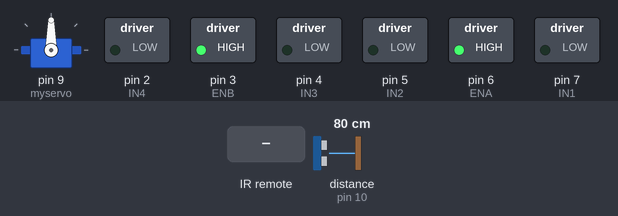
Bench run of a sketch on a simulated Arduino Uno, built with avr-gcc and run on an emulated ATmega328P. Parts: servo, switched loads named in the sketch (green lamp = pin HIGH). Inputs (shaded band) come from the test bench; at power-on: distance to the obstacle (sensor on pin 10) 80 cm. The echo pulse lasts 58.3 µs per cm; pins used as bus, display or sensor lines are not drawn.

Above: at 1.2 s.
1.3 s: infrared code 0xFF6897 received
At 2.3 s:
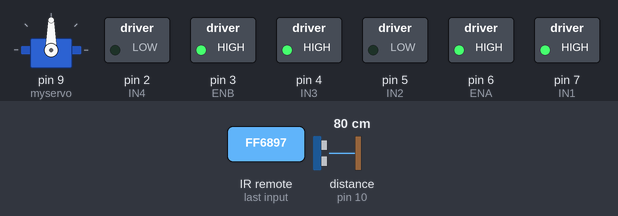
3.3 s: distance to the obstacle (sensor on pin 10) set to 40 cm
4.8 s: distance to the obstacle (sensor on pin 10) set to 31 cm
At 5.2 s:
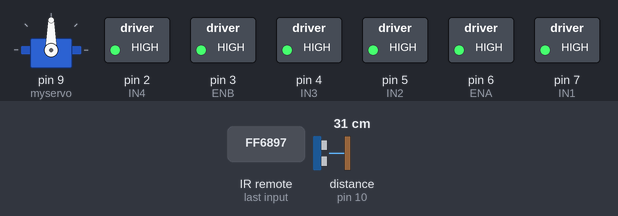
10.8 s: distance to the obstacle (sensor on pin 10) set to 250 cm
At 11.68 s:
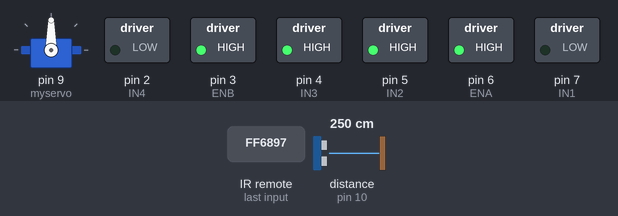
Timing chart, 0 to 13.8 s (numbered marks = the images above; inputs shaded):
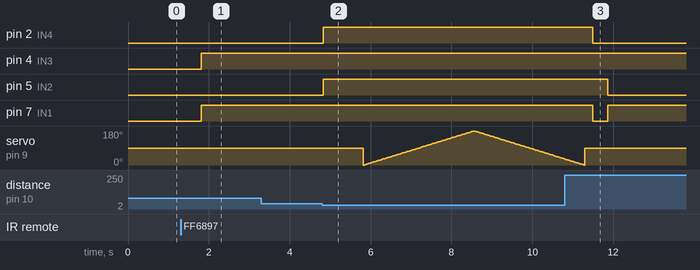

The sketch:

Code.ino
```cpp
/********************
 LIBRERIAS
 ********************/

//Inclusión de librerías necesarias
#include <Servo.h>
#include "IRremote.h"


/****************************
 VARIABLES
 ****************************/

//Definición de variables para el control de los motores
#define ENA 6
#define ENB 3
#define IN1 7
#define IN2 5
#define IN3 4
#define IN4 2

//Definición de variables para el control del sensor Ultrasónico
long  cm, duration;
#define ECO 10
#define TRIG 8
#define receiver 11

//Definición de variables para el control del servo
Servo myservo;
int angulo = 90, Boton;

/*-----( Declare objects )-----*/
IRrecv irrecv(receiver);           // create instance of 'irrecv'
decode_results results;            // create instance of 'decode_results'

void setup()
{
//Inicialización de todos los parámetros del sistema (esto solo se ejecuta una vez al inicio)

     //Defino dónde está conectado el servo
     myservo.attach(9);

     //Definición conexiones para el de los control motores
     pinMode(ENA, OUTPUT);
     pinMode(ENB, OUTPUT);
     pinMode(IN1, OUTPUT);
     pinMode(IN2, OUTPUT);
     pinMode(IN3, OUTPUT);
     pinMode(IN4, OUTPUT);

     // Enable Motor A, Motor B: Constant Speed
     digitalWrite(ENA, HIGH);
     digitalWrite(ENB, HIGH);


     // Serial communication
     Serial.begin(9600);

     // Start the receiver
     irrecv.enableIRIn();
}

void loop()
{
//Rutina que se ejecuta en bucle contínuamente

  //¿Manual o automático?
  while(Boton != 5 && Boton != 6) //El programa se quedará dentro de este bucle while hasta que se defina un modo, consultará cada 100ms si se ha presionado un botón
  {
     delay(100);
     if (irrecv.decode(&results))
      {
            translateIR();
            irrecv.resume();
      }
  }

  //Si hemos presionado automático, el sistema empieza a funcionar de forma autónoma
  if(Boton == 5)
  {
	 //Definición de variables para el funcionamiento de esta rutina
         cm = Distancia();

	 //¿Estoy más cerca de 35 cm?**
         if(cm <= 35) //SÍ, pues compruebo los sensores para decidir hacia dónde giro
         {
         long verif_dist_derecha, verif_dist_izquierda;    //Defino unas variables para guardar las distancias de los objetos a izq. y dcha.
             MotorAB_Brake(1000);                          //Paro el coche
             for (angulo = 0; angulo <= 180; angulo++) {   //Muevo el servo para enfocar el sensor a la izq.
                   myservo.write(angulo);
                   delay(15);
             }
             verif_dist_izquierda = Distancia();	   //Leo distancia y lo guardo en la variable izq.
             for (angulo = 180; angulo >= 0; angulo--) {   //Muevo el servo para enfocar el sensor a la dcha.
                  myservo.write(angulo);
                  delay(15);
             }
             verif_dist_derecha = Distancia();		   //Leo distancia y lo guardo en la variable dcha.
             myservo.write(90);                            //Recoloco sensor mirando al frente
             delay(200);

             //¿Dónde tengo más espacio?
             if(verif_dist_derecha > verif_dist_izquierda) //Como tengo más espacio a la derecha, giro el coche hacia la derecha
             {
                   digitalWrite(IN1, LOW); // Girar derecha
                   digitalWrite(IN2, HIGH);
                   digitalWrite(IN3, HIGH);
                   digitalWrite(IN4, LOW);
                   delay(250);
             }
             else                                          //Como tengo más espacio a la izquierda, giro el coche hacia la izquierda
             {
                   digitalWrite(IN1, HIGH); // Girar izquierda
                   digitalWrite(IN2, LOW);
                   digitalWrite(IN3, LOW);
                   digitalWrite(IN4, HIGH);
                   delay(250);
             }
         }
         else                                              //** Como la distancia es mayor a 35 cm puedo continuar adelante
         {
            digitalWrite(IN1, HIGH);  // Adelante
            digitalWrite(IN2, LOW);
            digitalWrite(IN3, HIGH);
            digitalWrite(IN4, LOW);
         }
         delay(100);
  }

  //Si hemos presionado modo manual, iremos leyendo las instrucciones enviadas por el mando IR para ver qué tenemos que hacer
  else if(Boton == 6)
  {
      //Mientras no apriete el botón de pausa, el sistema funcionará en modo manual
      while(Boton != 7)
      {
	    //Leo el valor enviado por el mando cada 50 ms
            if (irrecv.decode(&results))
            {
                  translateIR();
                  irrecv.resume();
                  delay(50);
            }

               // Según el botón presionado realizaré una acción
               switch(Boton)
               {
                    case 1:
                        digitalWrite(IN1, HIGH);  // Adelante
                        digitalWrite(IN2, LOW);
                        digitalWrite(IN3, HIGH);
                        digitalWrite(IN4, LOW);
                    break;
                    case 2:
                        digitalWrite(IN1, HIGH); // Girar izquierda
                         digitalWrite(IN2, LOW);
                         digitalWrite(IN3, LOW);
                         digitalWrite(IN4, HIGH);
                    break;
                    case 3:
                        digitalWrite(IN1, LOW); // Girar derecha
                         digitalWrite(IN2, HIGH);
                         digitalWrite(IN3, HIGH);
                         digitalWrite(IN4, LOW);
                    break;
                    case 4:
                        digitalWrite(IN1, HIGH);  // Adelante
                        digitalWrite(IN2, HIGH);
                        digitalWrite(IN3, HIGH);
                        digitalWrite(IN4, HIGH);
                    break;
                    default:
                        digitalWrite(IN1, HIGH);  // Adelante
                        digitalWrite(IN2, HIGH);
                        digitalWrite(IN3, HIGH);
                        digitalWrite(IN4, HIGH);
               }
      }
  }
}

long Distancia()
{
//Esta rutina, cuando es llamada, devuelve la distancia en función del tiempo en que tardan en rebotar las ondas
     pinMode(TRIG, OUTPUT);
     digitalWrite(TRIG, LOW);
     delayMicroseconds(2);
     digitalWrite(TRIG, HIGH);
     delayMicroseconds(5);
     digitalWrite(TRIG, LOW);
     pinMode(ECO, INPUT);
     duration = pulseIn(ECO, HIGH);
     return duration / 29 / 2;
}

void MotorAB_Brake(int milliseconds)
{
//Esta rutina para el coche un tiempo determinado, según se indique cuando ésta es llamada
     digitalWrite(IN1, HIGH);
     digitalWrite(IN2, HIGH);
     digitalWrite(IN3, HIGH);
     digitalWrite(IN4, HIGH);
     if(milliseconds > 0)
     delay(milliseconds);
}

void translateIR() // takes action based on IR code received

// describing KEYES Remote IR codes

{

  switch(results.value)

  {
  //Definición de los códigos IR
  case 0xFF629D: Boton = 1; break; // ADELANTE
  case 0xFF22DD: Boton = 2; break; // IZQ
  case 0xFFC23D: Boton = 3; break; // DER
  case 0xFFA857: Boton = 4; break; // ABAJO
  case 0xFF6897: Boton = 5; break; // MODO 1
  case 0xFF9867: Boton = 6; break; // MODO 2
  case 0xFF52AD: Boton = 7; break; // # PAUSA;

  default:
    Serial.println(" other button   ");

  }// End Case

  delay(500); // Do not get immediate repeat


} //END translateIR
```

Measured:
- the behaviour switches between 36 and 35 cm on distance to the obstacle (sensor on pin 10) (found by bisection; images 1 and 2)
- after the input at 1.3 s, pin 4 (IN3), pin 7 (IN1): LOW → HIGH after 0.51 s
- after the input at 3.3 s, every drawn part: stays the same
- after the input at 4.8 s, pin 2 (IN4), pin 5 (IN2): LOW → HIGH at once
- after the input at 10.8 s, pin 2 (IN4): HIGH → LOW after 0.70 s; pin 4 (IN3): stays HIGH (without the input it goes to LOW after 0.69 s); pin 7 (IN1): HIGH → LOW after 0.70 s, → HIGH 0.37 s later
